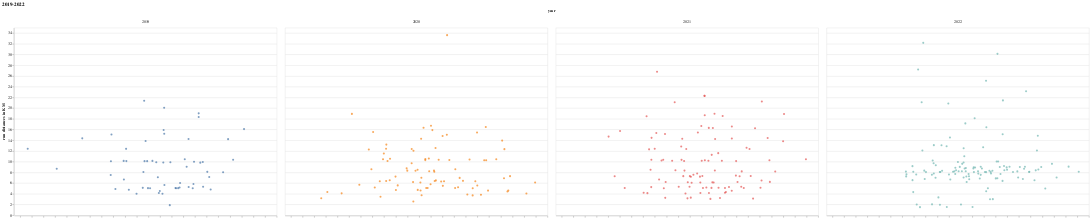

This figure's notebook cell:
### Code cell
chart = (
    alt.Chart(runs_all)
    .mark_circle(
        #size = 14
    )
    .encode(
        # X-axis jitter Vertical
        x = alt.X(
            'jitter:Q',
            #title = "year",
            title = None,
            axis = alt.Axis(ticks = True, grid = False, labels = False),
            scale = alt.Scale(),
        ),
        y = alt.Y(
            'total_distance_km:Q',
            scale = alt.Scale(),
            title = "run distances in KM"
        ),
        color = alt.Color('Year:N', legend = None),
        column = alt.Column(
            'Year:N',
            title = "year"
            ),
    )
    .transform_calculate(
        # Generate Gaussian jitter with a Box-Muller transform
        jitter = "sqrt(-1*log(random()))*cos(2*PI*random())"
    )
    .properties(
        title = "2019-2022",
        width = 700,
        height = 500
    )
)
    
chart

### Figure 1 — Vega-Lite specification as saved in the notebook (floating-point values rounded to 4 significant figures; data arrays with more than 128 entries replaced by an {"elided": "..."} marker saying what was removed)
{"config": {"view": {"continuousWidth": 400, "continuousHeight": 300}}, "data": {"name": "data-592d7a053ffebab9c275ab33d19ab4db"}, "mark": "circle", "encoding": {"color": {"field": "Year", "legend": null, "type": "nominal"}, "column": {"field": "Year", "title": "year", "type": "nominal"}, "x": {"axis": {"grid": false, "labels": false, "ticks": true}, "field": "jitter", "scale": {}, "title": null, "type": "quantitative"}, "y": {"field": "total_distance_km", "scale": {}, "title": "run distances in KM", "type": "quantitative"}}, "height": 500, "title": "2019-2022", "transform": [{"calculate": "sqrt(-1*log(random()))*cos(2*PI*random())", "as": "jitter"}], "width": 700, "$schema": "https://vega.github.io/schema/vega-lite/v4.17.0.json", "datasets": {"data-592d7a053ffebab9c275ab33d19ab4db": {"elided": "368 records"}}}
